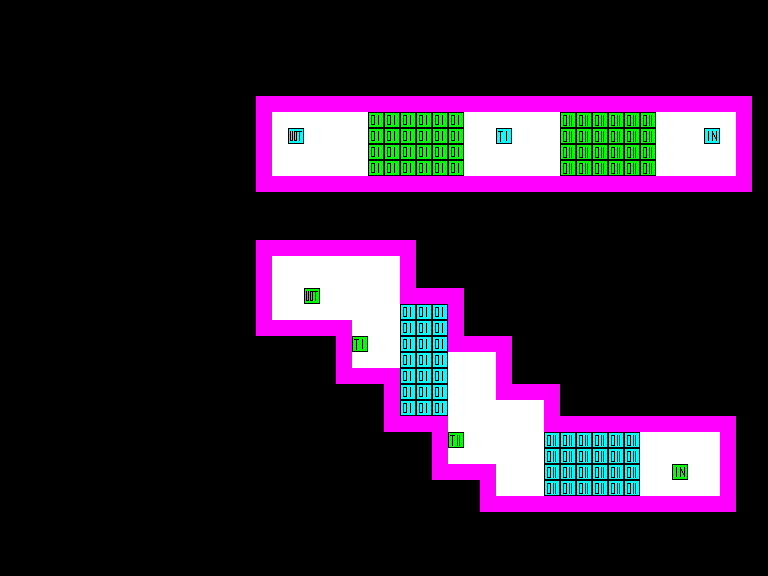

This is a level from a 2D game, rendered from its Tiled map with the project's own tilesets. A one-line summary and the complete map file follow:
An orthogonal 48x36 tile map with 16x16 px tiles, 2 tile layers (Tile Layer 1, Tile Layer 2).

<map version="1.0" tiledversion="1.0.3" orientation="orthogonal" renderorder="right-down" width="48" height="36" tilewidth="16" tileheight="16" nextobjectid="1">
 <tileset firstgid="1" source="Old/coop.tsx" />
 <layer name="Tile Layer 1" width="48" height="36">
  <data encoding="csv">
0,0,0,0,0,0,0,0,0,0,0,0,0,0,0,0,0,0,0,0,0,0,0,0,0,0,0,0,0,0,0,0,0,0,0,0,0,0,0,0,0,0,0,0,0,0,0,0,
0,0,0,0,0,0,0,0,0,0,0,0,0,0,0,0,0,0,0,0,0,0,0,0,0,0,0,0,0,0,0,0,0,0,0,0,0,0,0,0,0,0,0,0,0,0,0,0,
0,0,0,0,0,0,0,0,0,0,0,0,0,0,0,0,0,0,0,0,0,0,0,0,0,0,0,0,0,0,0,0,0,0,0,0,0,0,0,0,0,0,0,0,0,0,0,0,
0,0,0,0,0,0,0,0,0,0,0,0,0,0,0,0,0,0,0,0,0,0,0,0,0,0,0,0,0,0,0,0,0,0,0,0,0,0,0,0,0,0,0,0,0,0,0,0,
0,0,0,0,0,0,0,0,0,0,0,0,0,0,0,0,0,0,0,0,0,0,0,0,0,0,0,0,0,0,0,0,0,0,0,0,0,0,0,0,0,0,0,0,0,0,0,0,
0,0,0,0,0,0,0,0,0,0,0,0,0,0,0,0,0,0,0,0,0,0,0,0,0,0,0,0,0,0,0,0,0,0,0,0,0,0,0,0,0,0,0,0,0,0,0,0,
0,0,0,0,0,0,0,0,0,0,0,0,0,0,0,0,1,1,1,1,1,1,1,1,1,1,1,1,1,1,1,1,1,1,1,1,1,1,1,1,1,1,1,1,1,1,1,0,
0,0,0,0,0,0,0,0,0,0,0,0,0,0,0,0,1,2,2,2,2,2,2,26,26,26,26,26,26,2,2,2,2,2,2,32,32,32,32,32,32,2,2,2,2,2,1,0,
0,0,0,0,0,0,0,0,0,0,0,0,0,0,0,0,1,2,10,2,2,2,2,26,26,26,26,26,26,2,2,16,2,2,2,32,32,32,32,32,32,2,2,2,9,2,1,0,
0,0,0,0,0,0,0,0,0,0,0,0,0,0,0,0,1,2,2,2,2,2,2,26,26,26,26,26,26,2,2,2,2,2,2,32,32,32,32,32,32,2,2,2,2,2,1,0,
0,0,0,0,0,0,0,0,0,0,0,0,0,0,0,0,1,2,2,2,2,2,2,26,26,26,26,26,26,2,2,2,2,2,2,32,32,32,32,32,32,2,2,2,2,2,1,0,
0,0,0,0,0,0,0,0,0,0,0,0,0,0,0,0,1,1,1,1,1,1,1,1,1,1,1,1,1,1,1,1,1,1,1,1,1,1,1,1,1,1,1,1,1,1,1,0,
0,0,0,0,0,0,0,0,0,0,0,0,0,0,0,0,0,0,0,0,0,0,0,0,0,0,0,0,0,0,0,0,0,0,0,0,0,0,0,0,0,0,0,0,0,0,0,0,
0,0,0,0,0,0,0,0,0,0,0,0,0,0,0,0,0,0,0,0,0,0,0,0,0,0,0,0,0,0,0,0,0,0,0,0,0,0,0,0,0,0,0,0,0,0,0,0,
0,0,0,0,0,0,0,0,0,0,0,0,0,0,0,0,0,0,0,0,0,0,0,0,0,0,0,0,0,0,0,0,0,0,0,0,0,0,0,0,0,0,0,0,0,0,0,0,
0,0,0,0,0,0,0,0,0,0,0,0,0,0,0,0,0,0,0,0,0,0,0,0,0,0,0,0,0,0,0,0,0,0,0,0,0,0,0,0,0,0,0,0,0,0,0,0,
0,0,0,0,0,0,0,0,0,0,0,0,0,0,0,0,0,0,0,0,0,0,0,0,0,0,0,0,0,0,0,0,0,0,0,0,0,0,0,0,0,0,0,0,0,0,0,0,
0,0,0,0,0,0,0,0,0,0,0,0,0,0,0,0,0,0,0,0,0,0,0,0,0,0,0,0,0,0,0,0,0,0,0,0,0,0,0,0,0,0,0,0,0,0,0,0,
0,0,0,0,0,0,0,0,0,0,0,0,0,0,0,0,0,0,0,0,0,0,0,0,0,0,0,0,0,0,0,0,0,0,0,0,0,0,0,0,0,0,0,0,0,0,0,0,
0,0,0,0,0,0,0,0,0,0,0,0,0,0,0,0,0,0,0,0,0,0,0,0,0,0,0,0,0,0,0,0,0,0,0,0,0,0,0,0,0,0,0,0,0,0,0,0,
0,0,0,0,0,0,0,0,0,0,0,0,0,0,0,0,0,0,0,0,0,0,0,0,0,0,0,0,0,0,0,0,0,0,0,0,0,0,0,0,0,0,0,0,0,0,0,0,
0,0,0,0,0,0,0,0,0,0,0,0,0,0,0,0,0,0,0,0,0,0,0,0,0,0,0,0,0,0,0,0,0,0,0,0,0,0,0,0,0,0,0,0,0,0,0,0,
0,0,0,0,0,0,0,0,0,0,0,0,0,0,0,0,0,0,0,0,0,0,0,0,0,0,0,0,0,0,0,0,0,0,0,0,0,0,0,0,0,0,0,0,0,0,0,0,
0,0,0,0,0,0,0,0,0,0,0,0,0,0,0,0,0,0,0,0,0,0,0,0,0,0,0,0,0,0,0,0,0,0,0,0,0,0,0,0,0,0,0,0,0,0,0,0,
0,0,0,0,0,0,0,0,0,0,0,0,0,0,0,0,0,0,0,0,0,0,0,0,0,0,0,0,0,0,0,0,0,0,0,0,0,0,0,0,0,0,0,0,0,0,0,0,
0,0,0,0,0,0,0,0,0,0,0,0,0,0,0,0,0,0,0,0,0,0,0,0,0,0,0,0,0,0,0,0,0,0,0,0,0,0,0,0,0,0,0,0,0,0,0,0,
0,0,0,0,0,0,0,0,0,0,0,0,0,0,0,0,0,0,0,0,0,0,0,0,0,0,0,0,0,0,0,0,0,0,0,0,0,0,0,0,0,0,0,0,0,0,0,0,
0,0,0,0,0,0,0,0,0,0,0,0,0,0,0,0,0,0,0,0,0,0,0,0,0,0,0,0,0,0,0,0,0,0,0,0,0,0,0,0,0,0,0,0,0,0,0,0,
0,0,0,0,0,0,0,0,0,0,0,0,0,0,0,0,0,0,0,0,0,0,0,0,0,0,0,0,0,0,0,0,0,0,0,0,0,0,0,0,0,0,0,0,0,0,0,0,
0,0,0,0,0,0,0,0,0,0,0,0,0,0,0,0,0,0,0,0,0,0,0,0,0,0,0,0,0,0,0,0,0,0,0,0,0,0,0,0,0,0,0,0,0,0,0,0,
0,0,0,0,0,0,0,0,0,0,0,0,0,0,0,0,0,0,0,0,0,0,0,0,0,0,0,0,0,0,0,0,0,0,0,0,0,0,0,0,0,0,0,0,0,0,0,0,
0,0,0,0,0,0,0,0,0,0,0,0,0,0,0,0,0,0,0,0,0,0,0,0,0,0,0,0,0,0,0,0,0,0,0,0,0,0,0,0,0,0,0,0,0,0,0,0,
0,0,0,0,0,0,0,0,0,0,0,0,0,0,0,0,0,0,0,0,0,0,0,0,0,0,0,0,0,0,0,0,0,0,0,0,0,0,0,0,0,0,0,0,0,0,0,0,
0,0,0,0,0,0,0,0,0,0,0,0,0,0,0,0,0,0,0,0,0,0,0,0,0,0,0,0,0,0,0,0,0,0,0,0,0,0,0,0,0,0,0,0,0,0,0,0,
0,0,0,0,0,0,0,0,0,0,0,0,0,0,0,0,0,0,0,0,0,0,0,0,0,0,0,0,0,0,0,0,0,0,0,0,0,0,0,0,0,0,0,0,0,0,0,0,
0,0,0,0,0,0,0,0,0,0,0,0,0,0,0,0,0,0,0,0,0,0,0,0,0,0,0,0,0,0,0,0,0,0,0,0,0,0,0,0,0,0,0,0,0,0,0,0
</data>
 </layer>
 <layer name="Tile Layer 2" width="48" height="36">
  <data encoding="csv">
0,0,0,0,0,0,0,0,0,0,0,0,0,0,0,0,0,0,0,0,0,0,0,0,0,0,0,0,0,0,0,0,0,0,0,0,0,0,0,0,0,0,0,0,0,0,0,0,
0,0,0,0,0,0,0,0,0,0,0,0,0,0,0,0,0,0,0,0,0,0,0,0,0,0,0,0,0,0,0,0,0,0,0,0,0,0,0,0,0,0,0,0,0,0,0,0,
0,0,0,0,0,0,0,0,0,0,0,0,0,0,0,0,0,0,0,0,0,0,0,0,0,0,0,0,0,0,0,0,0,0,0,0,0,0,0,0,0,0,0,0,0,0,0,0,
0,0,0,0,0,0,0,0,0,0,0,0,0,0,0,0,0,0,0,0,0,0,0,0,0,0,0,0,0,0,0,0,0,0,0,0,0,0,0,0,0,0,0,0,0,0,0,0,
0,0,0,0,0,0,0,0,0,0,0,0,0,0,0,0,0,0,0,0,0,0,0,0,0,0,0,0,0,0,0,0,0,0,0,0,0,0,0,0,0,0,0,0,0,0,0,0,
0,0,0,0,0,0,0,0,0,0,0,0,0,0,0,0,0,0,0,0,0,0,0,0,0,0,0,0,0,0,0,0,0,0,0,0,0,0,0,0,0,0,0,0,0,0,0,0,
0,0,0,0,0,0,0,0,0,0,0,0,0,0,0,0,0,0,0,0,0,0,0,0,0,0,0,0,0,0,0,0,0,0,0,0,0,0,0,0,0,0,0,0,0,0,0,0,
0,0,0,0,0,0,0,0,0,0,0,0,0,0,0,0,0,0,0,0,0,0,0,0,0,0,0,0,0,0,0,0,0,0,0,0,0,0,0,0,0,0,0,0,0,0,0,0,
0,0,0,0,0,0,0,0,0,0,0,0,0,0,0,0,0,0,0,0,0,0,0,0,0,0,0,0,0,0,0,0,0,0,0,0,0,0,0,0,0,0,0,0,0,0,0,0,
0,0,0,0,0,0,0,0,0,0,0,0,0,0,0,0,0,0,0,0,0,0,0,0,0,0,0,0,0,0,0,0,0,0,0,0,0,0,0,0,0,0,0,0,0,0,0,0,
0,0,0,0,0,0,0,0,0,0,0,0,0,0,0,0,0,0,0,0,0,0,0,0,0,0,0,0,0,0,0,0,0,0,0,0,0,0,0,0,0,0,0,0,0,0,0,0,
0,0,0,0,0,0,0,0,0,0,0,0,0,0,0,0,0,0,0,0,0,0,0,0,0,0,0,0,0,0,0,0,0,0,0,0,0,0,0,0,0,0,0,0,0,0,0,0,
0,0,0,0,0,0,0,0,0,0,0,0,0,0,0,0,0,0,0,0,0,0,0,0,0,0,0,0,0,0,0,0,0,0,0,0,0,0,0,0,0,0,0,0,0,0,0,0,
0,0,0,0,0,0,0,0,0,0,0,0,0,0,0,0,0,0,0,0,0,0,0,0,0,0,0,0,0,0,0,0,0,0,0,0,0,0,0,0,0,0,0,0,0,0,0,0,
0,0,0,0,0,0,0,0,0,0,0,0,0,0,0,0,0,0,0,0,0,0,0,0,0,0,0,0,0,0,0,0,0,0,0,0,0,0,0,0,0,0,0,0,0,0,0,0,
0,0,0,0,0,0,0,0,0,0,0,0,0,0,0,0,1,1,1,1,1,1,1,1,1,1,0,0,0,0,0,0,0,0,0,0,0,0,0,0,0,0,0,0,0,0,0,0,
0,0,0,0,0,0,0,0,0,0,0,0,0,0,0,0,1,2,2,2,2,2,2,2,2,1,0,0,0,0,0,0,0,0,0,0,0,0,0,0,0,0,0,0,0,0,0,0,
0,0,0,0,0,0,0,0,0,0,0,0,0,0,0,0,1,2,2,2,2,2,2,2,2,1,0,0,0,0,0,0,0,0,0,0,0,0,0,0,0,0,0,0,0,0,0,0,
0,0,0,0,0,0,0,0,0,0,0,0,0,0,0,0,1,2,2,12,2,2,2,2,2,1,1,1,1,0,0,0,0,0,0,0,0,0,0,0,0,0,0,0,0,0,0,0,
0,0,0,0,0,0,0,0,0,0,0,0,0,0,0,0,1,2,2,2,2,2,2,2,2,24,24,24,1,0,0,0,0,0,0,0,0,0,0,0,0,0,0,0,0,0,0,0,
0,0,0,0,0,0,0,0,0,0,0,0,0,0,0,0,1,1,1,1,1,1,2,2,2,24,24,24,1,0,0,0,0,0,0,0,0,0,0,0,0,0,0,0,0,0,0,0,
0,0,0,0,0,0,0,0,0,0,0,0,0,0,0,0,0,0,0,0,0,1,18,2,2,24,24,24,1,1,1,1,0,0,0,0,0,0,0,0,0,0,0,0,0,0,0,0,
0,0,0,0,0,0,0,0,0,0,0,0,0,0,0,0,0,0,0,0,0,1,2,2,2,24,24,24,2,2,2,1,0,0,0,0,0,0,0,0,0,0,0,0,0,0,0,0,
0,0,0,0,0,0,0,0,0,0,0,0,0,0,0,0,0,0,0,0,0,1,1,1,1,24,24,24,2,2,2,1,0,0,0,0,0,0,0,0,0,0,0,0,0,0,0,0,
0,0,0,0,0,0,0,0,0,0,0,0,0,0,0,0,0,0,0,0,0,0,0,0,1,24,24,24,2,2,2,1,1,1,1,0,0,0,0,0,0,0,0,0,0,0,0,0,
0,0,0,0,0,0,0,0,0,0,0,0,0,0,0,0,0,0,0,0,0,0,0,0,1,24,24,24,2,2,2,2,2,2,1,0,0,0,0,0,0,0,0,0,0,0,0,0,
0,0,0,0,0,0,0,0,0,0,0,0,0,0,0,0,0,0,0,0,0,0,0,0,1,1,1,1,2,2,2,2,2,2,1,1,1,1,1,1,1,1,1,1,1,1,0,0,
0,0,0,0,0,0,0,0,0,0,0,0,0,0,0,0,0,0,0,0,0,0,0,0,0,0,0,1,19,2,2,2,2,2,30,30,30,30,30,30,2,2,2,2,2,1,0,0,
0,0,0,0,0,0,0,0,0,0,0,0,0,0,0,0,0,0,0,0,0,0,0,0,0,0,0,1,2,2,2,2,2,2,30,30,30,30,30,30,2,2,2,2,2,1,0,0,
0,0,0,0,0,0,0,0,0,0,0,0,0,0,0,0,0,0,0,0,0,0,0,0,0,0,0,1,1,1,1,2,2,2,30,30,30,30,30,30,2,2,11,2,2,1,0,0,
0,0,0,0,0,0,0,0,0,0,0,0,0,0,0,0,0,0,0,0,0,0,0,0,0,0,0,0,0,0,1,2,2,2,30,30,30,30,30,30,2,2,2,2,2,1,0,0,
0,0,0,0,0,0,0,0,0,0,0,0,0,0,0,0,0,0,0,0,0,0,0,0,0,0,0,0,0,0,1,1,1,1,1,1,1,1,1,1,1,1,1,1,1,1,0,0,
0,0,0,0,0,0,0,0,0,0,0,0,0,0,0,0,0,0,0,0,0,0,0,0,0,0,0,0,0,0,0,0,0,0,0,0,0,0,0,0,0,0,0,0,0,0,0,0,
0,0,0,0,0,0,0,0,0,0,0,0,0,0,0,0,0,0,0,0,0,0,0,0,0,0,0,0,0,0,0,0,0,0,0,0,0,0,0,0,0,0,0,0,0,0,0,0,
0,0,0,0,0,0,0,0,0,0,0,0,0,0,0,0,0,0,0,0,0,0,0,0,0,0,0,0,0,0,0,0,0,0,0,0,0,0,0,0,0,0,0,0,0,0,0,0,
0,0,0,0,0,0,0,0,0,0,0,0,0,0,0,0,0,0,0,0,0,0,0,0,0,0,0,0,0,0,0,0,0,0,0,0,0,0,0,0,0,0,0,0,0,0,0,0
</data>
 </layer>
</map>
